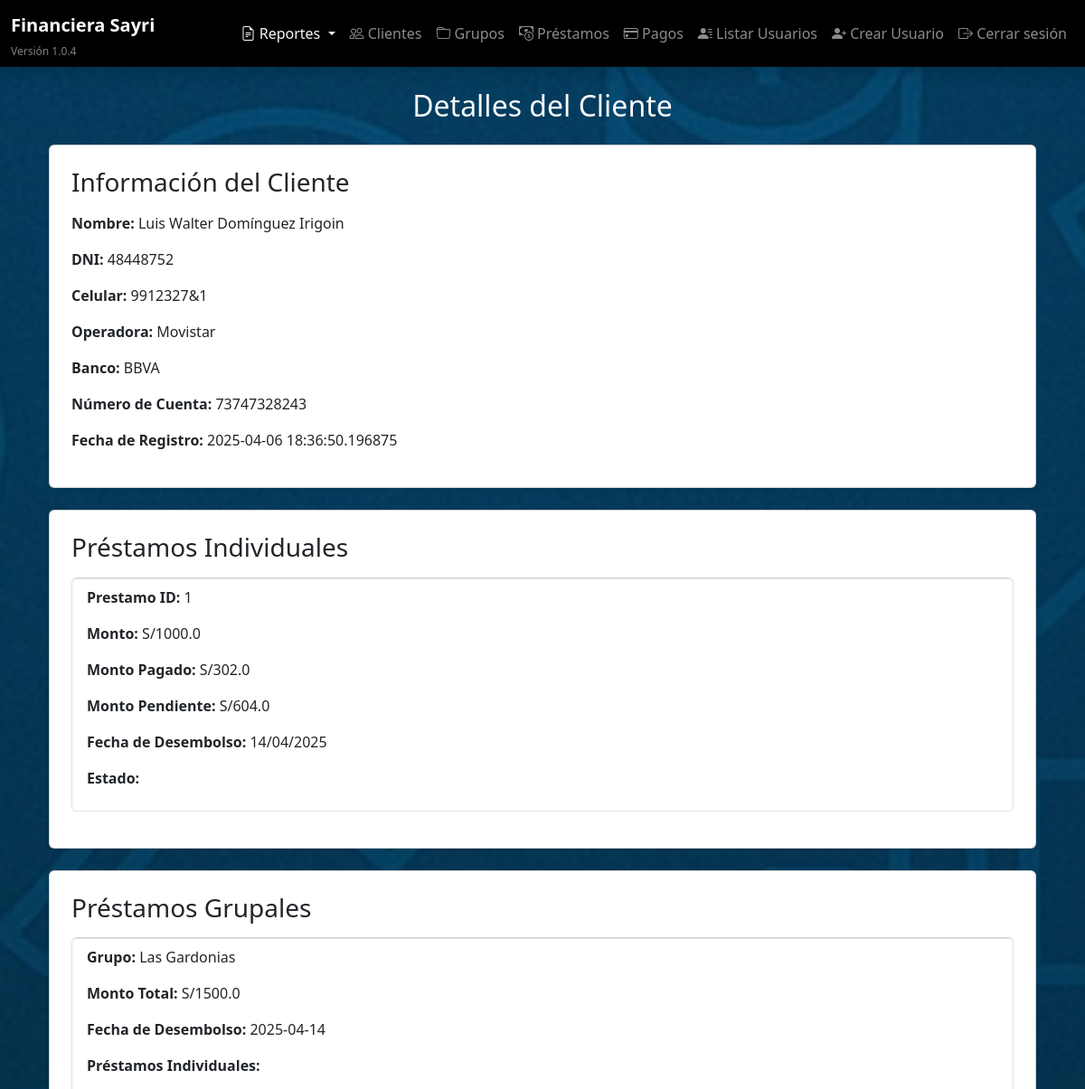
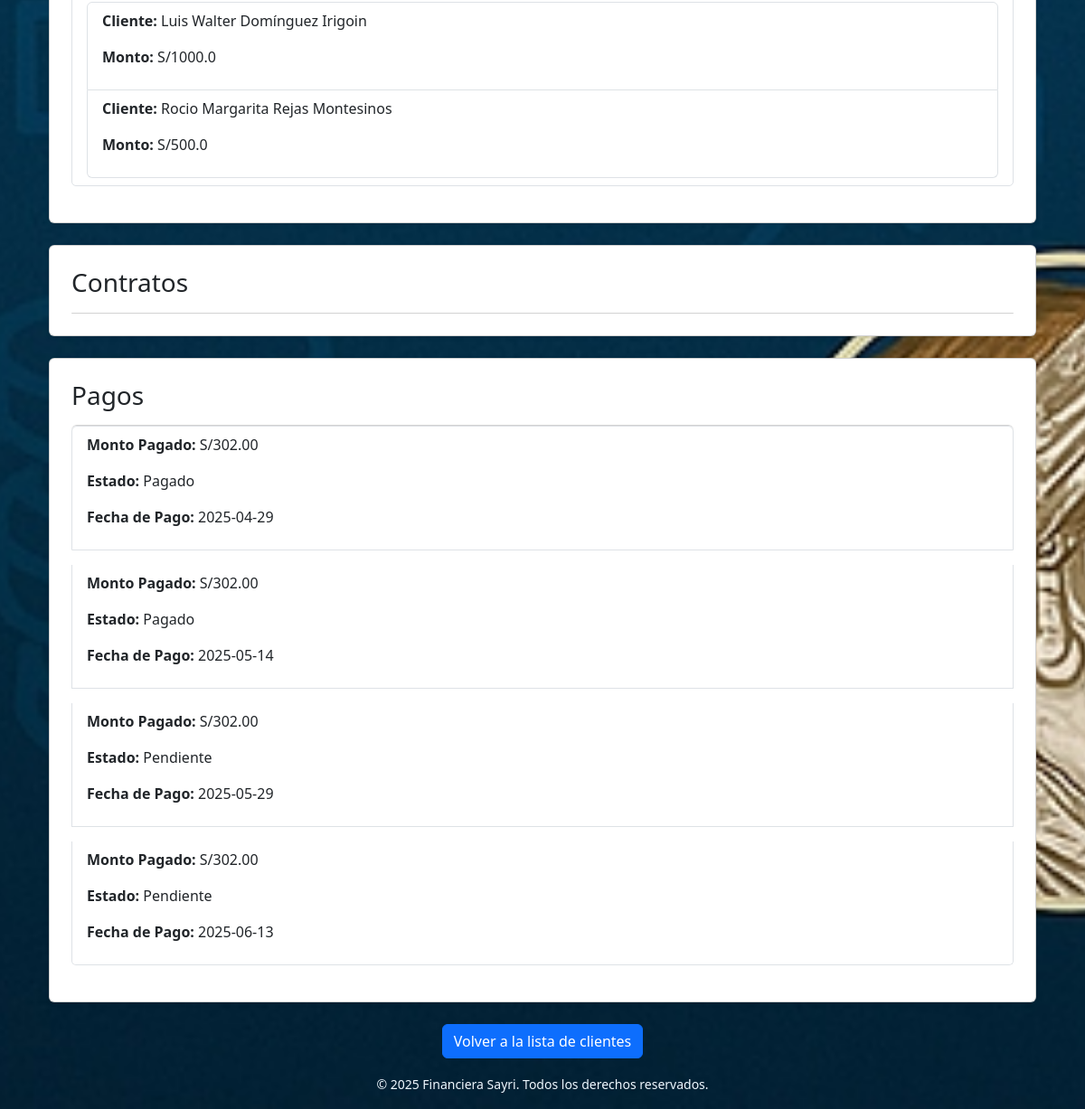
The page /clientes/1 (signed in) on the database its author committed (2 pictures, top to bottom).
### models/cliente.py (models this page shows)
class Cliente(db.Model):
    __tablename__ = 'cliente'
    id = db.Column(db.Integer, primary_key=True)
    nombre = db.Column(db.String(100), nullable=False)
    apellido = db.Column(db.String(100), nullable=False)
    dni = db.Column(db.String(15), unique=True, nullable=False)
    celular = db.Column(db.String(20), nullable=False)
    operadora = db.Column(db.String(50))
    banco = db.Column(db.String(50))
    numero_cuenta = db.Column(db.String(50))
    fecha_registro = db.Column(db.DateTime, default=datetime.utcnow)
    grupo_id = db.Column(db.Integer, db.ForeignKey('grupo.id'), nullable=True)
    prestamos_individuales = db.relationship('PrestamoIndividual', backref='cliente', lazy=True)

### models/prestamo_individual.py (models this page shows)
class PrestamoIndividual(db.Model):
    __tablename__ = 'prestamoindividual'
    id = db.Column(db.Integer, primary_key=True)
    prestamo_grupal_id = db.Column(db.Integer, db.ForeignKey('prestamogrupal.id'), nullable=False)
    cliente_id = db.Column(db.Integer, db.ForeignKey('cliente.id'), nullable=False)
    monto_pagado = db.Column(db.Float, default=0.0)
    monto = db.Column(db.Float, nullable=False)
    pagos = db.relationship('Pago', back_populates='prestamo_individual', cascade='all, delete-orphan', lazy='subquery')  # Considerar 'subquery' si hay muchos pagos
    prestamo_grupal = db.relationship('PrestamoGrupal', back_populates='prestamos_individuales')
    @property
    def monto_pendiente(self):
        from models.pago import Pago  # Importación dentro del método para evitar ciclos
        monto_pagado = db.session.query(db.func.sum(Pago.monto_pagado)).filter(
        Pago.prestamo_individual_id == self.id,
        Pago.estado.in_(["Pagado", "Incompleto"])  # Filtrar pagos con estos estados
    ).scalar() or 0  # Si no hay pagos, asigna 0
        return float(monto_pagado)  # Conversión a float para evitar problemas con Decimal

### models/prestamo_grupal.py (models this page shows)
class PrestamoGrupal(db.Model):
    __tablename__ = 'prestamogrupal'
    id = db.Column(db.Integer, primary_key=True)
    grupo_id = db.Column(db.Integer, db.ForeignKey('grupo.id'), nullable=False)
    fecha_desembolso = db.Column(db.Date, nullable=False, default=date.today)  # Valor por defecto: hoy
    prestamos_individuales = db.relationship('PrestamoIndividual', back_populates='prestamo_grupal', cascade='all, delete-orphan', lazy='subquery')
    @property
    def monto_total(self):
        return sum(prestamo.monto for prestamo in self.prestamos_individuales) if self.prestamos_individuales else 0.0

### models/grupo.py (models this page shows)
class Grupo(db.Model):
    __tablename__ = 'grupo'
    id = db.Column(db.Integer, primary_key=True)
    nombre = db.Column(db.String(100), nullable=False)
    fecha_creacion = db.Column(db.DateTime, default=datetime.utcnow)
    prestamos_grupales = db.relationship('PrestamoGrupal', backref='grupo', lazy=True)
    clientes = db.relationship('Cliente', backref='grupo', lazy=True)

### models/pago.py (models this page shows)
class Pago(db.Model):
    __tablename__ = 'pago'
    id = db.Column(db.Integer, primary_key=True)
    cliente_id = db.Column(db.Integer, db.ForeignKey('cliente.id'), nullable=False)
    prestamo_individual_id = db.Column(db.Integer, db.ForeignKey('prestamoindividual.id'), nullable=False)
    monto_pendiente = db.Column(db.Numeric(10, 2), nullable=True)
    monto_pagado = db.Column(db.Numeric(10, 2), nullable=True)
    estado = db.Column(db.String(20), default="Pendiente")
    fecha_pago = db.Column(db.Date, nullable=False)
    cliente = db.relationship('Cliente', backref='pagos')
    prestamo_individual = db.relationship('PrestamoIndividual', back_populates='pagos')

### routes/clientes.py (the view)
@clientes_bp.route('/<int:cliente_id>')
@login_required
def detalle_cliente(cliente_id):
    cliente = Cliente.query.get_or_404(cliente_id)
    prestamos = cliente.prestamos_individuales  # Relación con los préstamos individuales
    contratos = cliente.contratos  # Relación con los contratos
    pagos = cliente.pagos  # Relación con los pagos
    prestamos_grupales = PrestamoGrupal.query.join(PrestamoIndividual).filter(PrestamoIndividual.cliente_id == cliente.id).all()  # Obtener préstamos grupales del cliente
    return render_template('clientes/detalle_cliente.html', cliente=cliente, prestamos=prestamos, contratos=contratos, pagos=pagos, prestamos_grupales=prestamos_grupales)

### templates/clientes/detalle_cliente.html (shortened to what this page needs)
{% extends "base.html" %}
{% block content %}
    <div class="container">
        <h2 class="text-center mb-4">Detalles del Cliente</h2>
        <div class="card p-4 mb-4 shadow-sm">
            <h3 class="mb-3">Información del Cliente</h3>
            <p><strong>Nombre:</strong> {{ cliente.nombre }} {{ cliente.apellido }}</p>
            <p><strong>DNI:</strong> {{ cliente.dni }}</p>
            <p><strong>Celular:</strong> {{ cliente.celular }}</p>
            <p><strong>Operadora:</strong> {{ cliente.operadora }}</p>
            <p><strong>Banco:</strong> {{ cliente.banco }}</p>
            <p><strong>Número de Cuenta:</strong> {{ cliente.numero_cuenta }}</p>
            <p><strong>Fecha de Registro:</strong> {{ cliente.fecha_registro }}</p>
        </div>
        <div class="card p-4 mb-4 shadow-sm">
            <h3 class="mb-3">Préstamos Individuales</h3>
            <ul class="list-group">
                {% for prestamo in prestamos %}
                    <li class="list-group-item mb-3">
                        <p><strong>Prestamo ID:</strong> {{ prestamo.id }}</p>
                        <p><strong>Monto:</strong> S/{{ prestamo.monto }}</p>
                        <p><strong>Monto Pagado:</strong> S/{{ prestamo.monto_pagado }}</p>
                        <p><strong>Monto Pendiente:</strong> S/{{ prestamo.monto_pendiente }}</p>
                        <p><strong>Fecha de Desembolso:</strong> {{ prestamo.prestamo_grupal.fecha_desembolso.strftime('%d/%m/%Y') }}</p>
                        <p><strong>Estado:</strong> {{ prestamo.estado }}</p>
                    </li>
                {% endfor %}
            </ul>
        </div>
        <div class="card p-4 mb-4 shadow-sm">
            <h3 class="mb-3">Préstamos Grupales</h3>
            <ul class="list-group">
                {% for prestamo_grupal in prestamos_grupales %}
                    <li class="list-group-item mb-3">
                        <p><strong>Grupo:</strong> {{ prestamo_grupal.grupo.nombre }}</p>
                        <p><strong>Monto Total:</strong> S/{{ prestamo_grupal.monto_total }}</p>
                        <p><strong>Fecha de Desembolso:</strong> {{ prestamo_grupal.fecha_desembolso }}</p>
                        <p><strong>Préstamos Individuales:</strong></p>
                        <ul class="list-group ml-4">
                            {% for prestamo_individual in prestamo_grupal.prestamos_individuales %}
                                <li class="list-group-item">
                                    <p><strong>Cliente:</strong> {{ prestamo_individual.cliente.nombre }} {{ prestamo_individual.cliente.apellido }}</p>
                                    <p><strong>Monto:</strong> S/{{ prestamo_individual.monto }}</p>
                                </li>
                            {% endfor %}
                        </ul>
                    </li>
                {% endfor %}
            </ul>
        </div>
        <div class="card p-4 mb-4 shadow-sm">
            <h3 class="mb-3">Contratos</h3>
            <ul class="list-group">
            </ul>
        </div>
        <div class="card p-4 mb-4 shadow-sm">
            <h3 class="mb-3">Pagos</h3>
            <ul class="list-group">
                {% for pago in pagos %}
                    <li class="list-group-item mb-3">
                        <p><strong>Monto Pagado:</strong> S/{{ pago.monto_pagado }}</p>
                        <p><strong>Estado:</strong> {{ pago.estado }}</p>
                        <p><strong>Fecha de Pago:</strong> {{ pago.fecha_pago }}</p>
                    </li>
                {% endfor %}
            </ul>
        </div>
        <div class="text-center">
            <a href="{{ url_for('clientes.lista_clientes') }}" class="btn btn-primary">Volver a la lista de clientes</a>
        </div>
    </div>
{% endblock %}

### static/styles.css (style rules this page uses)
body { background: url('/static/images/fondo.jpg') no-repeat center center fixed; background-size: cover; color: white; }

### rows shown on the page
Cliente: nombre "Luis Walter", apellido "Domínguez Irigoin", dni "48448752", celular "9912327&1", operadora "Movistar", banco "BBVA", numero_cuenta "73747328243", fecha_registro "2025-04-06 18:36:50.196875"
PrestamoIndividual: id "1", monto "1000.0", monto_pagado "302.0", monto_pendiente "604.0", prestamo_grupal.fecha_desembolso "14/04/2025", cliente.nombre "Luis Walter", cliente.apellido "Domínguez Irigoin"
PrestamoGrupal: grupo.nombre "Las Gardonias", monto_total "1500.0", fecha_desembolso "2025-04-14"
PrestamoIndividual: cliente.nombre "Rocio Margarita", cliente.apellido "Rejas Montesinos", monto "500.0"
Pago: monto_pagado "302.00", estado "Pagado", fecha_pago "2025-04-29"
Pago: monto_pagado "302.00", estado "Pagado", fecha_pago "2025-05-14"
Pago: monto_pagado "302.00", estado "Pendiente", fecha_pago "2025-05-29"
Pago: monto_pagado "302.00", estado "Pendiente", fecha_pago "2025-06-13"
